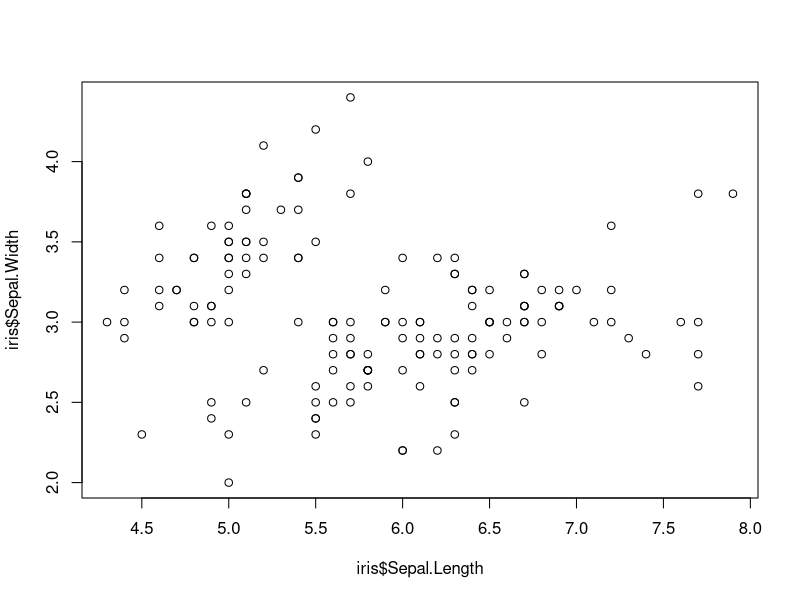
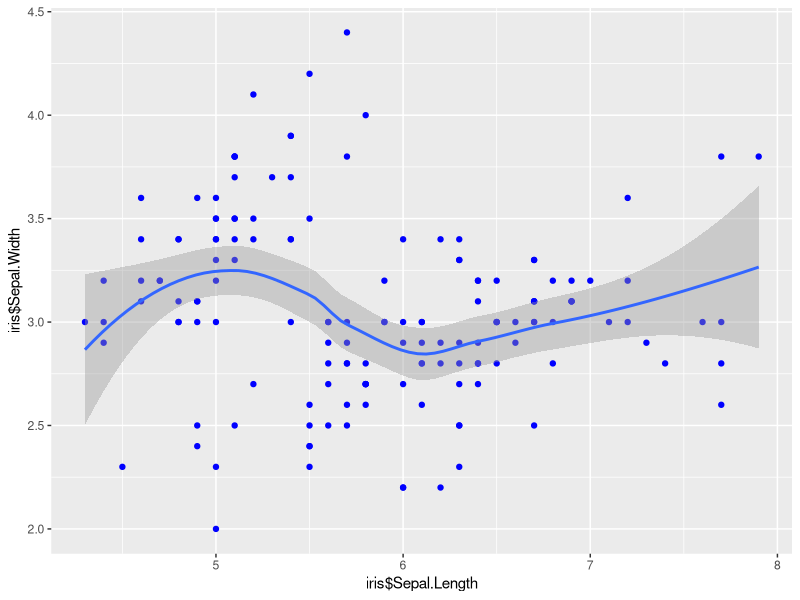
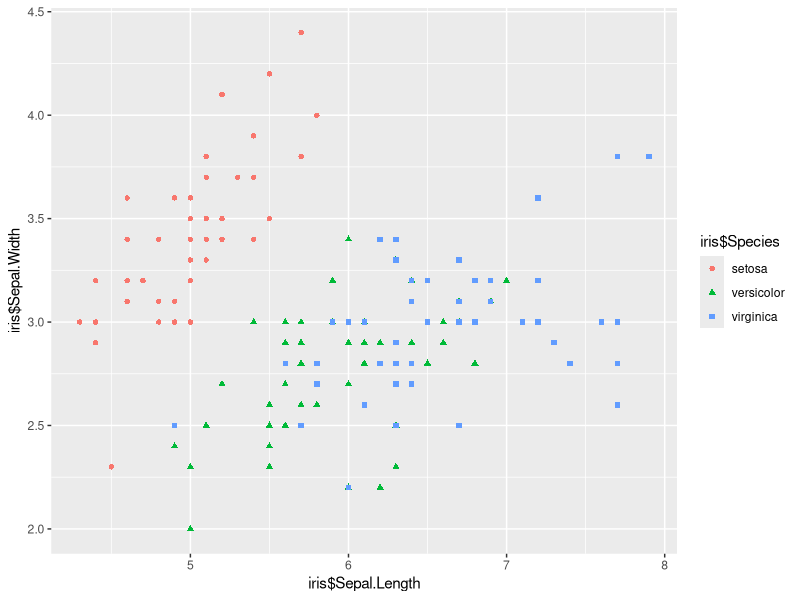
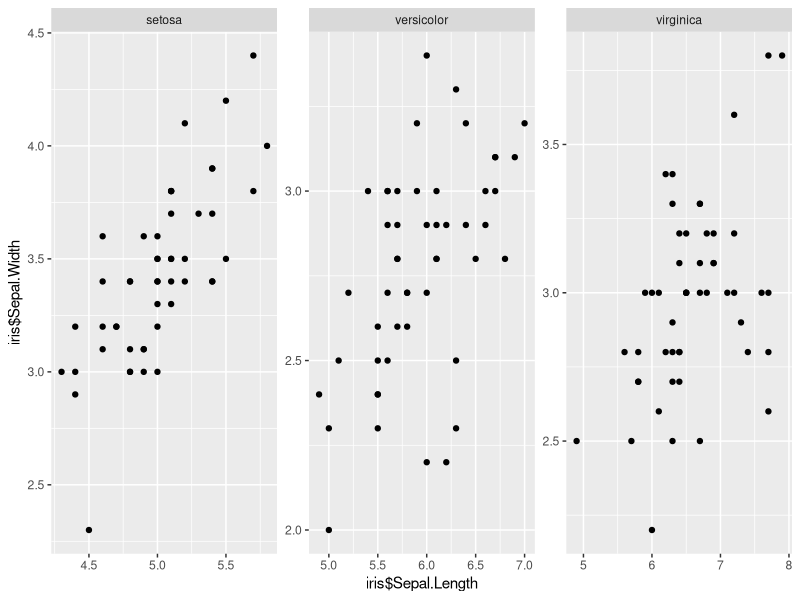
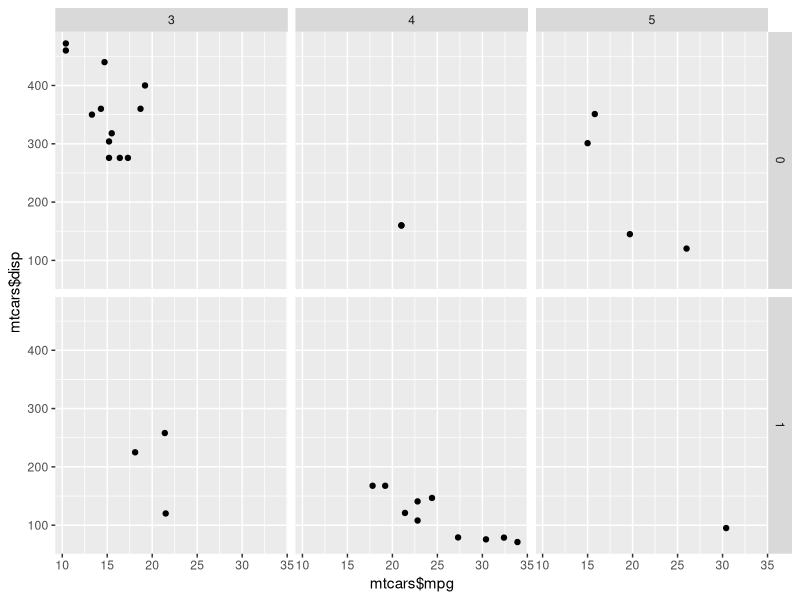

Here is the R script that generated these plots, in order:
install.packages('ggplot2')

library(ggplot2)

# iris 

plot(iris$Sepal.Length, iris$Sepal.Width)

# qplot()

ggplot(data = iris, aes(x = iris$Sepal.Length, y = iris$Sepal.Width)) + 
  geom_point(color = 'blue') + 
  geom_smooth(method = 'loess')

# 'lightblue', 'pink', 'orange'

# color(border color), fill, shape, size, stroke 

ggplot(data = iris, aes(x = iris$Sepal.Length, y = iris$Sepal.Width)) + 
  geom_point(aes(color = iris$Species, shape = iris$Species))

# facet_wrap, facet_grid

ggplot(data = iris, aes(x = iris$Sepal.Length, y = iris$Sepal.Width)) + 
  geom_point() +
  facet_wrap(~ iris$Species, scale = 'free')  # scale

View(mtcars)

ggplot(data = mtcars, aes(x = mtcars$mpg, mtcars$disp)) + 
  geom_point() + 
  facet_grid(vs ~ gear)  # y ~ x

  

